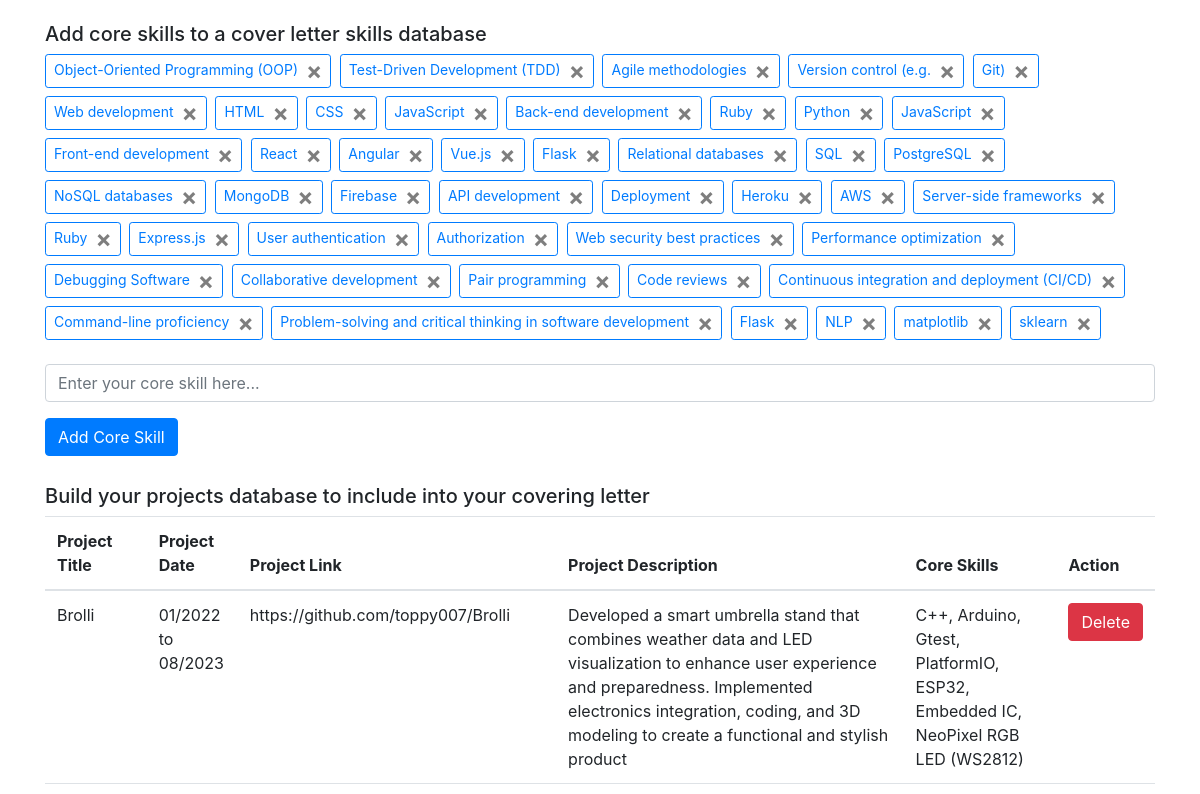
/profile_main (signed in, middle part), run on an earlier commit of the app's database.
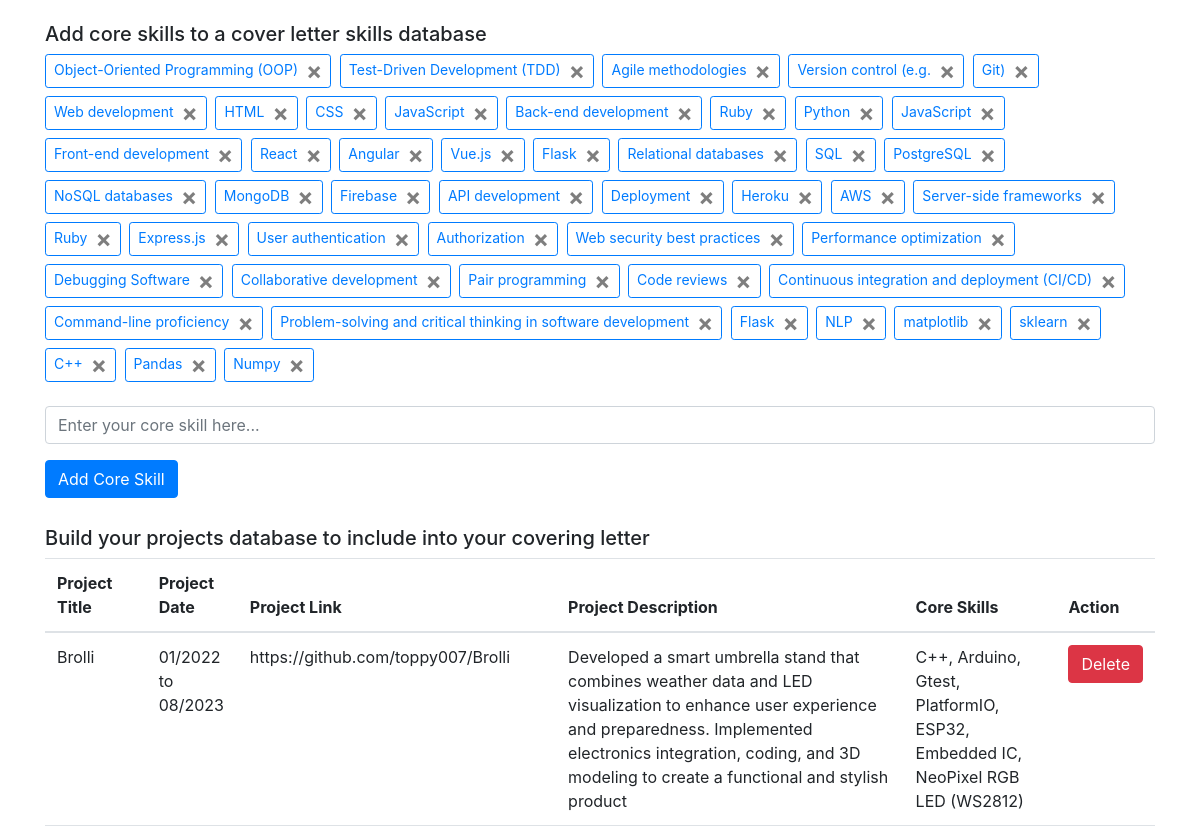
And on a later commit of the database.
### website/models.py (models this page shows)
class Skill(db.Model):
    id = db.Column(db.Integer, primary_key=True)
    data = db.Column(db.String(150))
    date = db.Column(db.DateTime(timezone=True), default=func.now())
    user_id = db.Column(db.Integer, db.ForeignKey('user.id'))

class Project(db.Model):
    id = db.Column(db.Integer, primary_key=True)
    project_title = db.Column(db.String(10000))
    project_date = db.Column(db.String(10000))
    project_link = db.Column(db.String(10000))
    project_description = db.Column(db.String(10000))
    project_core_skill = db.Column(db.String(10000))
    date = db.Column(db.DateTime(timezone=True), default=func.now())
    user_id = db.Column(db.Integer, db.ForeignKey('user.id'))

### website/views.py (the view, shortened to what this page needs)
@views.route('/profile_main', methods=['GET', 'POST'])
@login_required
def profile_main():
    session.clear()
    return render_template("profile/profile_main.html", user=current_user)

### website/__init__.py (called while the page is built)
def create_app(testing=False):
    app = Flask(__name__)
    app.config['SECRET_KEY'] = 'hjshjhdjah kjshkjdhjs'
    if testing:
        app.config['SQLALCHEMY_DATABASE_URI'] = 'sqlite:///test_' + DB_NAME
    else:
        app.config['SQLALCHEMY_DATABASE_URI'] = f'sqlite:///{DB_NAME}'
    db.init_app(app)
    from .views import views
    from .auth import auth
    app.register_blueprint(views, url_prefix='/')
    app.register_blueprint(auth, url_prefix='/')
    from .models import User, Note, Skill
    with app.app_context():
        db.create_all()
    login_manager = LoginManager()
    login_manager.login_view = 'auth.login'
    login_manager.init_app(app)
    @login_manager.user_loader
    def load_user(id):
        return User.query.get(int(id))
    return app

### website/templates/profile/profile_main.html (shortened to what this page needs)
{% extends "base.html" %}
{% block content%}
<br />
<br />
{% include "profile/profile_api.html" %}
{% include "profile/profile_notes.html" %}
{% include "profile/profile_skills.html"%}
{% include "profile/profile_projects.html"%}
{% include "profile/profile_workexp.html"%}
    <br />
    <br />
    <br />
    <br />
    <br />
    <br />
    <br />
    <br />
  {% endblock %}

### website/templates/base.html (shortened to what this page needs)
<!DOCTYPE html>
<html>
  <head>
    <link
      rel="stylesheet"
      href="https://stackpath.bootstrapcdn.com/bootstrap/4.4.1/css/bootstrap.min.css"
    />
    <link
      rel="stylesheet"
      href="https://stackpath.bootstrapcdn.com/font-awesome/4.7.0/css/font-awesome.min.css"
    />
    <link
      rel="stylesheet"
      href="https://cdn.jsdelivr.net/bootstrap.tagsinput/0.8.0/bootstrap-tagsinput.css"
    />
  </head>
  <body>
    <div class="container">{% block content %} {% endblock %}</div>
  </body>
</html>

### website/templates/profile/profile_api.html (shortened to what this page needs)
<br />

### website/templates/profile/profile_notes.html (shortened to what this page needs)
<br />
  <br />

### website/templates/profile/profile_skills.html
<br />
<h5 align="left">Add core skills to a cover letter skills database</h5>
<div class="form-group">
  <ul class="list-group list-skill-flush d-inline-block" id="skills">
    {% for skill in user.skills %}
    <li class="btn btn-outline-primary d-inline-block mr-1 btn-sm mb-2">
      {{ skill.data }}
      <button type="button" class="close ml-2" aria-label="close" onClick="deleteSkill({{ skill.id }})">
        <span aria-hidden="true">&times;</span>
      </button>
    </li>
    {% endfor %}
  </ul>
</div>
<form action="{{ url_for('views.profile_main') }}" method="POST" id="skill-form">
  <div class="form-group">
    <input type="text" name="skill" id="skill" class="form-control" placeholder="Enter your core skill here...">
  </div>
  <button type="submit" class="btn btn-primary mb-1">Add Core Skill</button>
</form>

### website/templates/profile/profile_projects.html (shortened to what this page needs)
<br />
<h5 align="left">Build your projects database to include into your covering letter</h5>
<table class="table">
  <thead>
    <tr>
      <th>Project Title</th>
      <th>Project Date</th>
      <th>Project Link</th>
      <th>Project Description</th>
      <th>Core Skills</th>
      <th>Action</th>
    </tr>
  </thead>
  <tbody>
    {% for project in user.projects %}
    <tr>
      <td>{{ project.project_title }}</td>
      <td>{{ project.project_date }}</td>
      <td>{{ project.project_link }}</td>
      <td>{{ project.project_description }}</td>
      <td>{{ project.project_core_skill }}</td>
      <td>
        <button type="button" class="btn btn-danger" onClick="deleteProject({{ project.id }})">
          Delete
        </button>
      </td>
    </tr>
    {% endfor %}
  </tbody>
</table>
<br id="scrollAddProject"/>

### website/templates/profile/profile_workexp.html (shortened to what this page needs)
<br />
<br id="scrollAddWorkexp"/>

What changed in the data, as far as the page shows it:
added Skill: data "C++"
added Skill: data "Pandas"
added Skill: data "Numpy"
